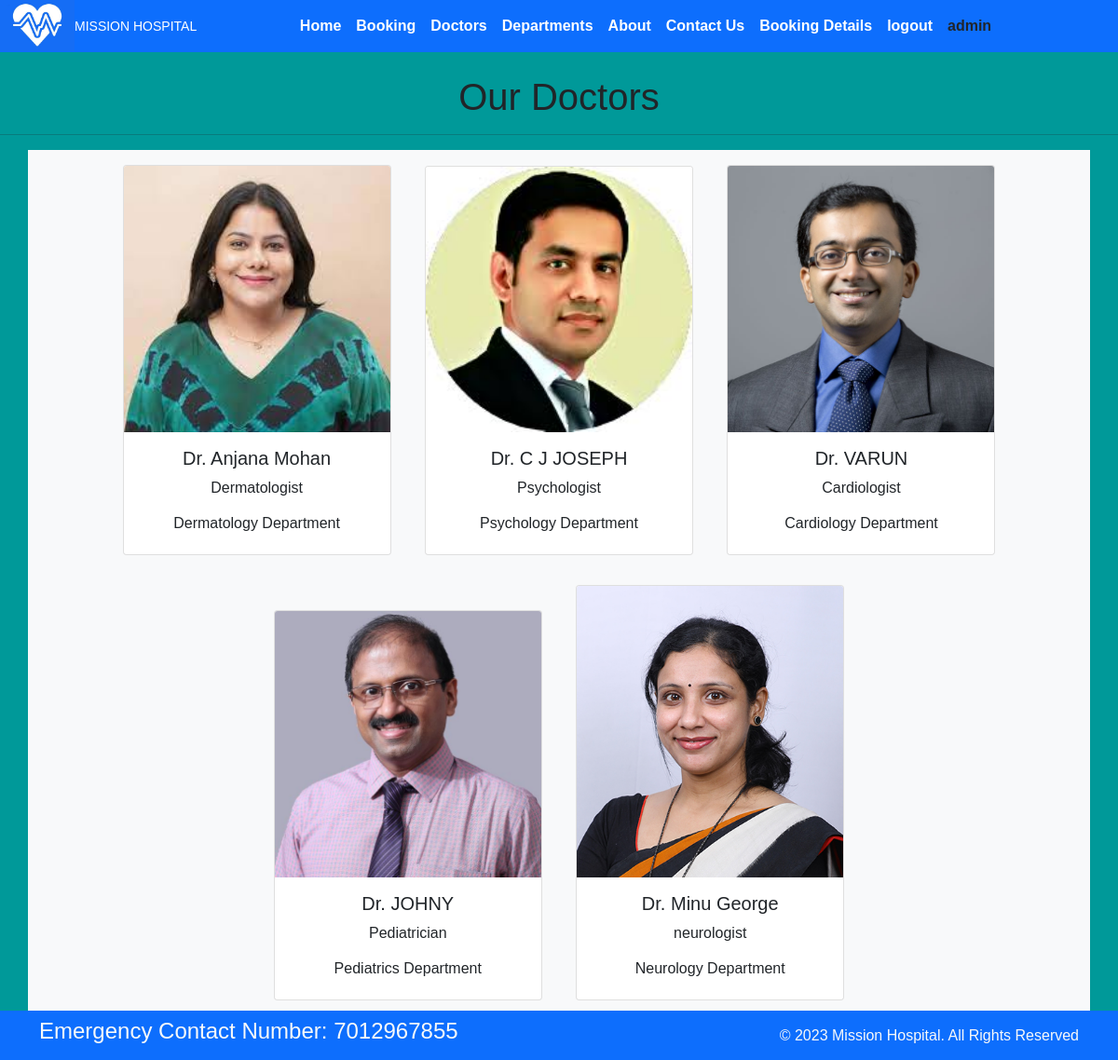
Page /doctors (signed in) on the committed database.
### home/models.py (models this page shows, shortened)
class Doctors(models.Model):
    doc_name = models.CharField(max_length=255)
    doc_spec = models.CharField(max_length=255)
    dep_name = models.ForeignKey(Departments, on_delete=models.CASCADE)
    doc_image = models.ImageField(upload_to='doctors')

class Departments(models.Model):
    dep_name = models.CharField(max_length=100)
    dep_description = models.TextField()
    def __str__(self):
        return self.dep_name

### home/views.py (the view)
# urls.py: path('doctors', views.doctors,name='doctors'),
def doctors(request):
    dict_docs = {
        'doctors': Doctors.objects.all()
    }
    return render(request, 'doctors.html', dict_docs)

### templates/doctors.html (shortened to what this page needs)
{% extends 'base.html' %}
{% load static %}
{% block content%}
<h1 class="text-center">Our Doctors</h1>
<hr>
<div class="custom-background">
<div class="container text-center bg-light">
    {% for d in doctors%}
    <div class="card text-center mx-3 my-3" style="width: 18rem; display:inline-block">
        <img src="{{d.doc_image.url}}" class="card-img-top" alt="...">
        <div class="card-body">
            <h5 class="card-title">Dr. {{d.doc_name}}</h5>
            <p class="card-text">{{d.doc_spec}}</p>
            <h6>{{d.dep_name}} Department</h6>
        </div>
    </div>
    {% endfor %}
</div>
{% endblock %}

### templates/base.html (shortened to what this page needs)
<!DOCTYPE html>
{% load static %}
<html>
  <head>
    <link rel="stylesheet" href=" https://cdn.jsdelivr.net/npm/bootstrap@5.1.3/dist/css/bootstrap.min.css ">
    <link rel="stylesheet" href="https://use.fontawesome.com/releases/v5.2.0/css/all.css">
    <link rel="stylesheet" href="{% static '/css/style.css' %}">
  </head>
  <body>
   <nav class="navbar bg-primary navbar-expand-md fixed-top " >
  <div class="container">
    <div class="col-2 text-left pl-md-0">
          <img src="{% static 'images/icon.jpg' %}" height="60px" style="    left: 0px;
    position: fixed;
    top: 0px;
    height: 55px;" width="80px" alt="">
          <h3 class="text-white" style="    text-wrap: nowrap;
    font-size: 14px;
    position: fixed;
    left: 80px;
    top: 20px;"> MISSION HOSPITAL </h3>
        </div>
        <div
          class="collapse navbar-collapse justify-content-center col-md-8 navbar-collapse-3">
          <ul class="navbar-nav justify-content-center  fw-bold">
            <li class="nav-item active">
              <a class="nav-link text-white" href="{% url 'home' %}">Home </a>
            </li>
            <li class="nav-item">
              <a class="nav-link text-white" href="{% url 'booking' %}">Booking</a>
            </li>
              <li class="nav-item">
              <a class="nav-link text-white" href="{% url 'doctors' %}">Doctors</a>
            </li>
			 <li class="nav-item">
              <a class="nav-link text-white" href="{% url 'department' %}">Departments</a>
            </li>
             <li class="nav-item">
              <a class="nav-link text-white" href="{% url 'about' %}">About</a>
            </li>
            <li class="nav-item">
              <a class="nav-link text-white" href="{% url 'contact' %}">Contact Us</a>
            </li>
               {% if user.is_authenticated %}
              <li class="nav-item">
              <a class="nav-link text-white" href="{% url 'bookingdetails' %}">Booking Details</a>
            </li>
             <li class="nav-item">
              <a class="nav-link text-white" href="{% url 'logout' %}">logout</a>
            </li>
            {% else %}
            <li class="nav-item">
              <a class="nav-link text-white" href="{% url 'login' %}">Login</a>
            </li>
            {% endif %}
            <ul class="navbar-nav p-2">
        <li >
            {% if user.is_authenticated %}
                <a>{{user.username}}</a>
            {% endif %}
        </li>
        </ul>
          </ul>
        </div>
      </div>
    </nav>
<div style="padding-top:80px">
{% block content %}{% endblock %}
<br/>
   <br/>
    <section class="">
      <footer class="pt-2 pb-2  bg-primary text-light" style="position: fixed;bottom: 0px;width: 100%">
        <div class="container">
          <div class="row align-items-center">
            <div class="col-12 col-md-8">
              <h4>Emergency Contact Number: 7012967855</h4>
            </div>
            <div class="col-12 col-md-4 mt-4 mt-md-0 text-center text-md-end">
              © 2023 Mission Hospital. All Rights Reserved
            </div>
          </div>
        </div>
      </footer>
    </section>
  </body>
</html>

### static/css/style.css (style rules this page uses)
body { font-family: Arial, sans-serif; margin: 0; padding: 0; }

### templates/base.html (style rules this page uses)
body { background-color:#009999; }

### rows in the picture
Doctors: doc_image (picture), doc_name "Anjana Mohan", doc_spec "Dermatologist", dep_name "Dermatology"
Doctors: doc_image (picture), doc_name "C J JOSEPH", doc_spec "Psychologist", dep_name "Psychology"
Doctors: doc_image (picture), doc_name "VARUN", doc_spec "Cardiologist", dep_name "Cardiology"
Doctors: doc_image (picture), doc_name "JOHNY", doc_spec "Pediatrician", dep_name "Pediatrics"
Doctors: doc_image (picture), doc_name "Minu George", doc_spec "neurologist", dep_name "Neurology"

### other values in the picture
{{ user.username }} "admin"
